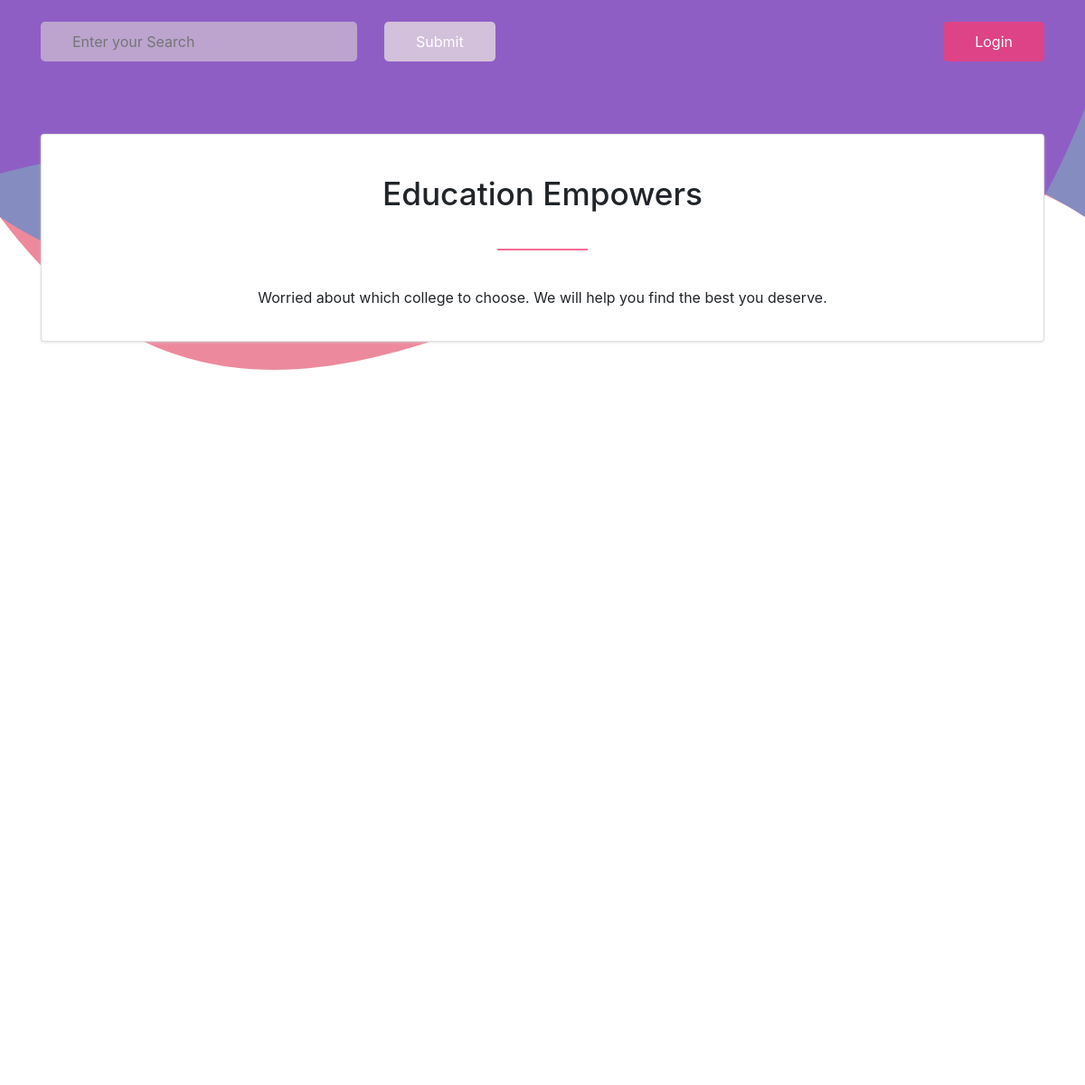
The app's page /, older data.
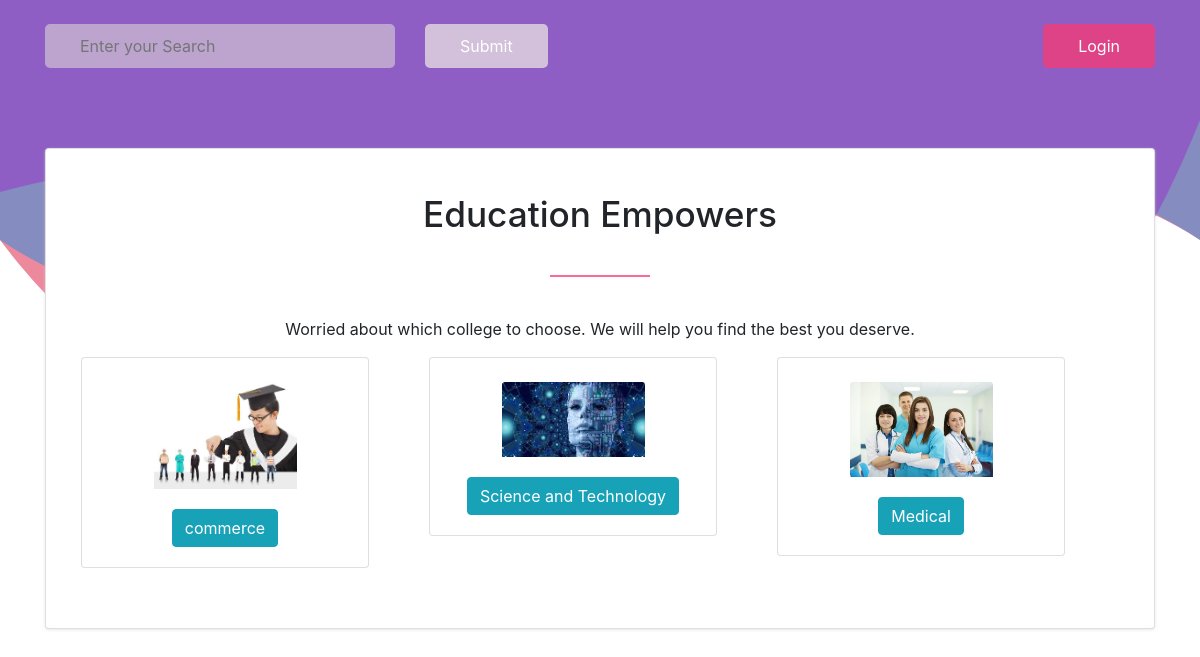
The same page, newer data.
### home/models.py (models this page shows)
class streams(models.Model):
    title = models.CharField(max_length=25)
    img = models.ImageField(upload_to='pictures')

### home/views.py (the view)
# urls.py: 2. Add a URL to urlpatterns:  path('', views.home, name='home')
def home(request):
    stream = streams.objects.all()
    return render(request, "index.html", {'streams': stream})

### templates/index.html (shortened to what this page needs)
<!doctype html>
<html lang="en">
  <head>
    <link rel="stylesheet" href="https://maxcdn.bootstrapcdn.com/bootstrap/4.0.0/css/bootstrap.min.css">
    {% load static %}
    <link rel="stylesheet" href="{% static '/css/style.css' %}">
  </head>
  <body>
    <div class="containers">
        <svg viewBox="0 0 500 500"
            preserveAspectRatio="xMinYMin meet"
            style="z-index: -2;">
            <path d="M0, 100 C150, 200 350,
                0 500, 100 L500, 00 L0, 0 Z"
                style="stroke: none;
                fill:rgba(30, 144, 225, 0.5);">
            </path>
        </svg>
    </div>
    <div class="containers">
        <svg viewBox="0 0 500 500"
            preserveAspectRatio="xMinYMin meet"
            style="z-index:-1;">
            <path d="M0, 80 C300, 0 400,
                300 500, 50 L500, 00 L0, 0 Z"
                style="stroke: none;
                fill:rgba(153, 50, 204, 0.5);">
            </path>
        </svg>
    </div>
    <div class="containers">
        <svg viewBox="0 0 500 500"
            preserveAspectRatio="xMinYMin meet"
            style="z-index:-3;">
            <path d="M0, 100 C150, 300 350,
                0 500, 100 L500, 00 L0, 0 Z"
                style="stroke: none;
                fill:rgba(220, 20, 60, 0.5);">
            </path>
        </svg>
    </div>
    <div class="container margin-top">
        <div class="row">
            <div class="col-md-6">
                <div class="row">
                    <div class="col-md-8">
                        <form action="" method="POST">
                            <input type="text" placeholder="Enter your Search" name="search">
                    </div>
                    <div class="col-md-4">
                        <input type="submit" class="border-grad" name="searchkey">
                    </div>
                </div>
            </div>
            <div class="col-md-6 right">
                <button class="login-btn">
                    Login
                </button>
            </div>
        </div>
    </div>
<div class="container intro-card">
    <div class="card text-center intro-header">
        <div class="card-body">
        <h2 class="card-title intro-title">Education Empowers</h2>
        <center><span class="intro-sep"></span></center>
        <p class="card-text">Worried about which college to choose. We will help you find the best you deserve.</p>
                <div class="container">
                    <div class="row streams-box">
                            <div class="row card-deck" style="justify-content: center;">
                                {% for stream in streams %}
                                <div class="col-md-4 col-sm-4 stream">
                                    <div class="card stream-cards" style="width: 18rem;">
                                    <img class="card-img-top margin-top" src="{{stream.img.url}}" alt="Card image cap">
                                    <div class="card-body">
                                        <button type="button" class="btn btn-info">
                                        {{stream.title}}
                                        </button>
                                    </div>
                                    </div>
                                </div>
                                {% endfor %}
                            </div>
                    </div>
                </div>
        </div>
    </div>
</div>
</body>
</html>
  </body>
</html>

### statics/css/style.css (style rules this page uses)
:root { --main-color :rgb(0, 97, 252); --secondary-color : rgba(248, 59, 115, 0.753); --search-bg : #dbd6d696; --input-text : #ffffff; --search-btn-bg : #ece4e3bb; --search-btn-text : #ffffff; --shadow-light : rgba(0, 0, 0, 0.747); --lignt-card : #ffffff; --card-border : #d4cccc; }
.containers { display: inline-block; position: absolute; width: 100%; padding-bottom: 100%; vertical-align: middle; overflow: hidden; top: 0; left: 0; background-attachment: fixed; }
.margin-top { margin-top: 3vh; }
input { padding: 5px 65px 5px 65px; color: var(--main-color); border-radius: 5px; border: none; }
input[type="text"] { padding: 10px 35px 10px 35px; backdrop-filter: blur(5px); border-radius: 5px; width: 100%; background-color: var(--search-bg); color : var(--input-text); transition: padding .5s; }
input[type="submit"] { background-color:var(--search-btn-bg); padding: 10px 35px 10px 35px; border-radius: 5px; color : var(--search-btn-text); transition: padding .5s; }
.login-btn { border: none; background-color:var(--secondary-color); padding: 10px 35px 10px 35px; border-radius: 5px; color : var(--search-btn-text); transition: padding .5s; }
.right { text-align: right; }
.intro-card { margin-top: 10vh; }
.intro-header { box-shadow: 0 1px 3px #dbd6d696; padding: 3vh 0 0 0; }
.intro-title { font-size: 2.2em; }
.intro-sep { margin: 5vh 0 5vh 0; content: ""; display: block; height: 2px; width: 100px; background-color: var(--secondary-color); }
.stream-cards { align-items: center; }
.stream-cards img { width: 50%; }
.stream { margin-bottom: 5vh; }

Row changes from the older to the newer data that the page shows:
added streams: img (picture), title "commerce"
added streams: img (picture), title "Science and Technology"
added streams: img (picture), title "Medical"
